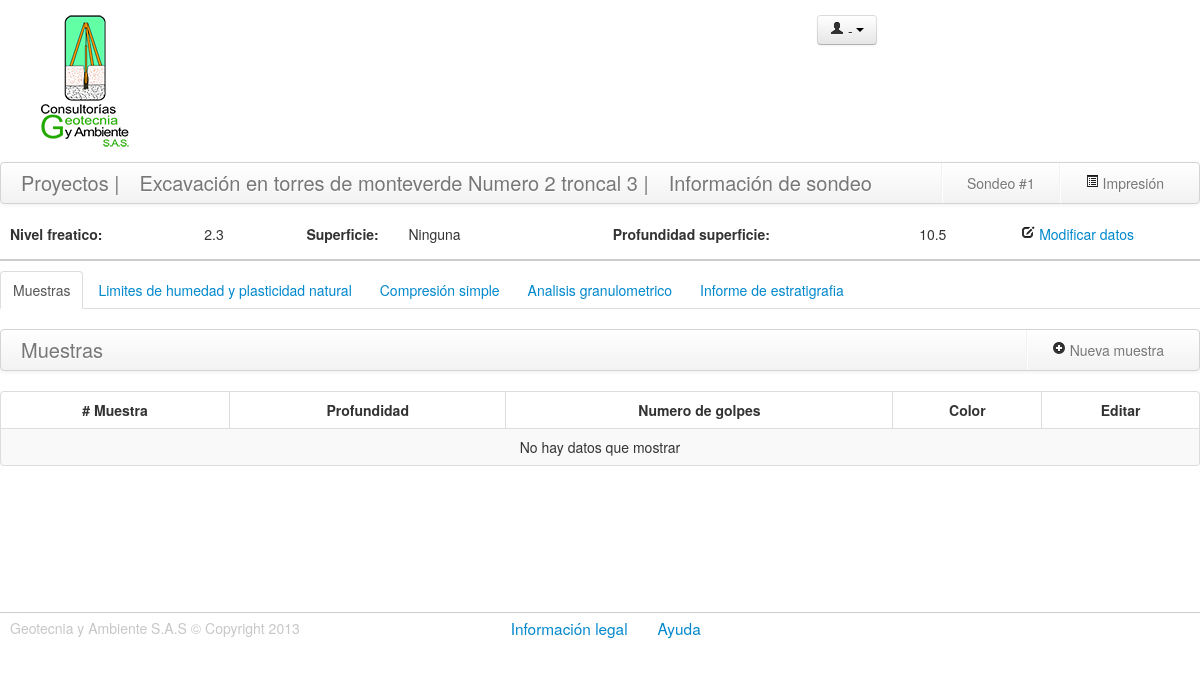
/muestras.php?idp=109&ids=12&numsondeo=1, run on the app's committed database.
### tables this page shows
CREATE TABLE IF NOT EXISTS `proyectos` (
  `id_proyecto` int(30) NOT NULL AUTO_INCREMENT COMMENT 'Id del proyecto\r\n',
  `codigo_proyecto` int(30) NOT NULL COMMENT 'Codigo unico de proyecto',
  `nombre_proyecto` varchar(200) DEFAULT NULL COMMENT 'Nombre del proyecto',
  `lugar` varchar(200) DEFAULT NULL COMMENT 'Lugar donde se realiza el proyecto\r\n',
  `contratista` varchar(100) DEFAULT NULL COMMENT 'Nombre del contratista\r\n',
  `fecha` date NOT NULL COMMENT 'Fecha del proyecto\r\n',
  `fk_id_autor` int(11) NOT NULL,
  `fk_id_responsable` int(19) NOT NULL,
  `estado` int(11) NOT NULL DEFAULT '1',
  PRIMARY KEY (`id_proyecto`),
  UNIQUE KEY `codigo_proyecto` (`codigo_proyecto`),
  KEY `fk_id_autor` (`fk_id_autor`),
  KEY `fk_id_responsable` (`fk_id_responsable`)
);

CREATE TABLE IF NOT EXISTS `sondeos` (
  `id_sondeo` int(11) NOT NULL AUTO_INCREMENT COMMENT 'id de sondeo\r\n',
  `nivel_freatico` float DEFAULT NULL COMMENT 'Nivel freatico del suelo',
  `profundidad_superficie` float DEFAULT NULL,
  `estado` int(11) NOT NULL,
  `fk_id_tipo_superficie` int(11) DEFAULT NULL,
  `fk_idproyecto` int(11) NOT NULL COMMENT 'llave foranea del id del proyecto\r\n',
  PRIMARY KEY (`id_sondeo`),
  KEY `fk_idproyecto` (`fk_idproyecto`),
  KEY `fk_id_tipo_superficie` (`fk_id_tipo_superficie`)
);

CREATE TABLE IF NOT EXISTS `tipo_superficie` (
  `id_tipo_superficie` int(11) NOT NULL AUTO_INCREMENT COMMENT 'Id tipo de superficie\r\n',
  `tipo_superficie` varchar(60) DEFAULT NULL,
  PRIMARY KEY (`id_tipo_superficie`),
  UNIQUE KEY `tipo_superficie` (`tipo_superficie`)
);

### includes/proyectos.php (called while the page is built, shortened)
<?php
class proyectos extends DataBase {
    public function getDatosProyecto( $idp ) {
        $retorno = false;
        $sql = "SELECT
                      p.id_proyecto,
                      p.codigo_proyecto,
                      p.nombre_proyecto,
                      p.lugar,
                      p.contratista,
                      p.fecha,
                      p.fk_id_responsable,
                      r.Nombres as nombres_responsable,
                      r.apellidos as apellidos_responsable
                 FROM
                      proyectos p,usuarios r
                 where
                       p.fk_id_responsable=r.id_usuario and p.id_proyecto='".$this->real_escape_string($idp)."' and p.estado='1' LIMIT 1";
        $respuesta = $this -> query($sql);
        if ($respuesta) {
            $retorno = $respuesta -> fetch_object();
        }
        return $retorno;
    }
}
?>

### includes/sondeos.php (called while the page is built, shortened)
<?php
class sondeos extends DataBase {
	function getDatosSondeo($ids) {
		$retorno = false;
		$sql = "SELECT
								  `s`.`id_sondeo`,
								  `s`.`nivel_freatico`,
								  `s`.`profundidad_superficie`,
								  `s`.`estado`,
								  `s`.`fk_id_tipo_superficie`,
								   sup.`tipo_superficie`,
								  `s`.`fk_idproyecto`
						FROM 	`sondeos` `s`,`tipo_superficie` sup
 					  WHERE s.`fk_id_tipo_superficie`=sup.`id_tipo_superficie` LIMIT 1";
		$respuesta = $this->query($sql);
		if ( $respuesta ) {
			$retorno = $respuesta->fetch_object();
		}
		return $retorno;
	}
}
?>

### includes/muestras.php (called while the page is built, shortened)
<?php
class muestras extends DataBase {
	function getMuestrasSondeo($idSondeos) {
		$retorno = false;
		$sql = "SELECT * FROM muestras WHERE fk_idsondeo='" . $this -> real_escape_string($idSondeos) . "' AND estado='1' ORDER BY profundidad_inicial,profundidad_final DESC";
		$respuesta = $this -> query($sql);
		if ($respuesta) {
			$matriz = array();
			$retorno = $matriz;
		}
		return $retorno;
	}
}
?>

### muestras.php (the view, shortened to what this page needs)
<?php
  require_once('includes/sondeos.php');
  require_once('includes/muestras.php');
  require_once('includes/proyectos.php');
  $data = $_SESSION['usuario'];
  $proyectosClass = new proyectos();
  $proyectos = $proyectosClass->getDatosProyecto($_GET['idp']);
  $sondeosClass = new sondeos();
  $datos_sondeo=$sondeosClass->getDatosSondeo($_GET['ids']);
  $muestras = new muestras();
  $muestrasSondeo = $muestras->getMuestrasSondeo($_GET['ids']);
  ?>
<!DOCTYPE html>
<html lang="es" class="no-js">
  <head>
    <link rel="stylesheet" href="assets/css/bootstrap.css">
    <link rel="stylesheet" href="assets/css/base.css">
    <link rel="stylesheet" href="assets/css/muestras.css">
  </head>
  <body>
    <div class="row-fluid header">
      <div class="span2">
        <figure class="logo"></figure>
      </div>
      <h3 class="span4 header-title"> </h3>
      <div class="btn-group span3 offset2 datos-perfil ">
        <a class="btn dropdown-toggle" data-toggle="dropdown" href="#">
        <span><i class="icon-user"></i><?php echo $data['tipo']." - ".$data['nombres']." ".$data['apellidos']; ?></span>
        <span class="caret"></span>
        </a>
      </div>
    </div>
    <div class="row-fluid cuerpo-proyectos">
      <div class="navbar">
        <div class="navbar-inner">
          <div class="container">
            <a class="brand" href="proyectos.php" data-toggle="tooltip" title="Click para ver todos los Proyectos">Proyectos |</a>
            <a class="brand" href="sondeos.php?idp=<?php echo $_GET['idp'] ?>" data-toggle="tooltip" title="Click para  ver los sondeos de este proyecto"> <?php echo $proyectos->nombre_proyecto; ?> |</a>
            <a class="brand" href="#" data-toggle="tooltip" title="Debajo puede ver la información del Sondeo">Información de sondeo</a>
            <ul class="nav pull-right">
              <li class="divider-vertical"></li>
              <li>
                <a href="#informe" role="button"  data-toggle="modal">
                <i  class="icon-list-alt"></i> Impresión
                </a>
              </li>
            </ul>
            <ul class="nav pull-right">
              <li class="divider-vertical"></li>
              <li>
                <a href="#">Sondeo #<?php echo $_GET['numsondeo'] ?></a>
              </li>
            </ul>
          </div>
        </div>
      </div>
      <div class="info_sondeos">
        <div class="row-fluid">
          <label for="nombre_proyecto_label" class="span2 title">Nivel freatico:</label>
          <label for="nombre_proyecto" class="span1"><?php echo $datos_sondeo->nivel_freatico; ?></label>
          <label for="codigo_proyecto_label" class="span1 title">Superficie:</label>
          <label for="codigo_proyecto" class="span2"><?php echo $datos_sondeo ->tipo_superficie; ?> </label>
          <label for="fecha_proyecto_label" class="span3 title">Profundidad superficie:</label>
          <label for="fecha_proyecto_label" class="span1"><?php echo $datos_sondeo ->profundidad_superficie; ?></label>
          <a href="#modificarsondeo" role="button" data-toggle="modal" class=" span2"> <i class="icon-edit"></i> Modificar datos</a>
        </div>
      </div>
      <ul id="myTab" class="nav nav-tabs">
        <li class="active">
          <a href="#Muestras" data-toggle="tab">Muestras</a>
        </li>
        <li>
          <a href="#Limites"  data-toggle="tab">Limites de humedad y plasticidad natural</a>
        </li>
        <li>
          <a href="#Compresion" data-toggle="tab">Compresión simple</a>
        </li>
        <li>
          <a href="#Granulometria" data-toggle="tab">Analisis granulometrico</a>
        </li>
        <li>
          <a href="#Informe" data-toggle="tab">Informe de estratigrafia</a>
        </li>
      </ul>
      <div id="myTabContent" class="tab-content">
        <div class="tab-pane fade in active" id="Muestras">
          <div class="navbar">
            <div class="navbar-inner">
              <div class="container">
                <a class="brand" href="#">Muestras</a>
                <ul class="nav pull-right">
                  <li class="divider-vertical"></li>
                  <li>
                    <a href="#nuevamuestra" role="button" data-toggle="modal">
                    <i class="icon-plus-sign"></i> Nueva muestra
                    </a>
                  </li>
                </ul>
              </div>
            </div>
          </div>
          <table class="table table-hover table-striped table-bordered" id='muestras'>
            <thead>
              <tr>
                <th># Muestra</th>
                <th>Profundidad</th>
                <th>Numero de golpes</th>
                <th>Color</th>
                <th>Editar</th>
              </tr>
            </thead>
            <tbody>
              <?php if( count($muestrasSondeo) > 0 ): ?>
              <?php $i = 1; ?>
              <?php foreach( $muestrasSondeo as $datoMuestra ): ?>
              <tr>
                <td ><span class="titulo-proyectos"><?php echo $i; ?></span></td>
                <td>
                  <span class="badge">Desde <span> <?php echo $datoMuestra->profundidad_inicial ?> metros</span>----<span class='badge' >Hasta <?php echo $datoMuestra->profundidad_final ?> metros</span>
                </td>
                <td><?php echo $datoMuestra->numero_golpes ?></td>
                <td><?php echo $datoMuestra->descripcion ?></td>
                <td>
                  <a rel='<?php echo $datoMuestra->id_muestra.",".$datoMuestra->profundidad_inicial.",".$datoMuestra->profundidad_final.",".$datoMuestra->descripcion.",".$datoMuestra->material_de_relleno.",".$datoMuestra->numero_golpes; ?>' id="<?php echo $datoMuestra->id_muestra ?>" class="modalMuestra" role="button" data-toggle="modal" href="#editarmuestra">
                  <i class='icon-wrench'></i>
                  </a>
                </td>
              </tr>
              <?php $i++; ?>
              <?php endforeach; ?>
              <?php else: ?>
              <td colspan="7">No hay datos que mostrar</td>
              <?php endif; ?>
            </tbody>
          </table>
        </div>
      </div>
    </div>
    <div class="row-fluid footer ">
      <footer class="span12">
        <p class="copiright span4" >Geotecnia y Ambiente S.A.S &copy; Copyright 2013</p>
        <p class="span6 offset1"><a href="#legal" role="button" data-toggle="modal" class="links-footer">Información legal</a><a href="#Ayuda" role="button" data-toggle="modal" class="links-footer">Ayuda</a>
        </p>
      </footer>
    </div>
  </body>
</html>

### assets/css/base.css (style rules this page uses)
.logo { background:url(../img/logo_geotecnia.png) no-repeat; height: 134px; width: 90px; transition:all 0.5s ease-in; }
.header { border-bottom: 1px solid #CCC }
.header-title { margin-top: 100px; font-family: 'Open Sans', sans-serif; font-weight: 500; }
.datos-perfil { margin-top: 15px; }
.copiright { color: #c7c7c7; padding-left: 10px; }
.footer { border-top: 1px solid #CCC; padding: 5px 0 0 0 ; }
a.links-footer { font-size: 1.1em; font-weight: 500; padding-right: 30px; transition:all 0.5s ease-in; }

### assets/css/muestras.css (style rules this page uses)
.header { border-bottom: none; }
.table td { text-align: center; }
.table th { text-align: center; }
.cuerpo-proyectos { min-height:450px; }
.title { font-weight: bold; }
.info_sondeos label:first-child { padding-left: 10px; }
.info_sondeos { border-bottom: 2px solid #CCC; margin-bottom: 10px; }

### data on the page
proyectos: nombre_proyecto "Excavación en torres de monteverde Numero 2 troncal 3"
sondeos: nivel_freatico "2.3", fk_id_tipo_superficie.tipo_superficie "Ninguna", profundidad_superficie "10.5"

### other printed values
$_GET['numsondeo'] "1"
